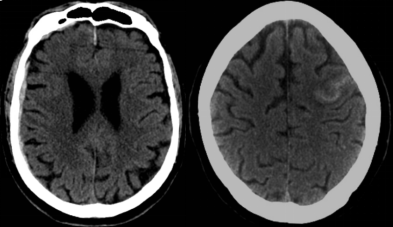
//> input picture Practica_2_P3/cerebro.jpg, 393 x 227 px
$ ./main   (built with g++ and OpenCV 4)
//> lines starting //> are read from the running program, lines starting //| are printed output that depends on the picture
#include <iostream>
#include <cmath>
#include <opencv2/core/core.hpp>
#include <opencv2/imgproc/imgproc.hpp>
#include <opencv2/highgui/highgui.hpp>
#include <opencv2/imgcodecs/imgcodecs.hpp>
#include <opencv2/video/video.hpp>
#include <opencv2/videoio/videoio.hpp>
#include <random>

using namespace std;
using namespace cv;

int main(int, char **)
{
    Mat imagenCargada, imagen2, imagen3;
    Mat erosion, dilatacion, topHat, blackHat, combinacion,estructura, concatenado;

    imagenCargada = imread("./cerebro.jpg", IMREAD_GRAYSCALE);
//> imagenCargada is the input picture: 227 rows x 393 cols, CV_8UC1; min 0, max 255, mean 65.7
    //imagenCargada = imread("./craneo.jpg", IMREAD_GRAYSCALE);
    //imagenCargada = imread("./pulmon.jpg", IMREAD_GRAYSCALE);
    estructura = getStructuringElement(MORPH_CROSS,Size(7,7));


    resize(imagenCargada,imagenCargada,Size(), 0.70,0.70);
//> imagenCargada: 159 rows x 275 cols, CV_8UC1

    //erosion
    morphologyEx(imagenCargada,erosion,MORPH_ERODE,estructura,Point(-1,1),2);
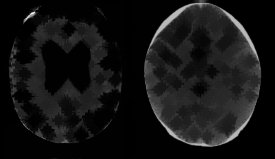
//> erosion: 159 rows x 275 cols, CV_8UC1; min 0, max 246, mean 19.4
    //dilatacion
    morphologyEx(imagenCargada,dilatacion,MORPH_DILATE,estructura,Point(-1,1),2);
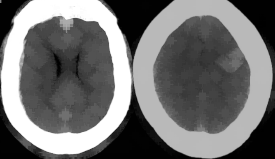
//> dilatacion: 159 rows x 275 cols, CV_8UC1; min 0, max 255, mean 113.9
    //topHat
    morphologyEx(imagenCargada,topHat,MORPH_TOPHAT,estructura,Point(-1,1),2);
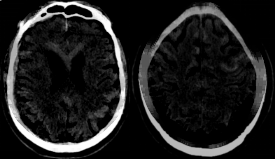
//> topHat: 159 rows x 275 cols, CV_8UC1; min 0, max 255, mean 30.8
    //black hat
    morphologyEx(imagenCargada,blackHat,MORPH_BLACKHAT,estructura,Point(-1,1),2);
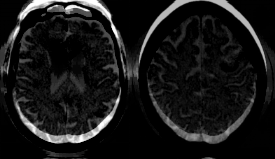
//> blackHat: 159 rows x 275 cols, CV_8UC1; min 0, max 255, mean 23.2

    Mat sumaresta= imagenCargada+ (topHat-blackHat);
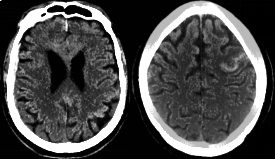
//> sumaresta: 159 rows x 275 cols, CV_8UC1; min 0, max 255, mean 77.1


    namedWindow("Imagen_Original", WINDOW_AUTOSIZE);
    namedWindow("Erosion", WINDOW_AUTOSIZE);
    namedWindow("Dilatacion", WINDOW_AUTOSIZE);
    namedWindow("Tophat", WINDOW_AUTOSIZE);
    namedWindow("Blackhat", WINDOW_AUTOSIZE);
    namedWindow("Combinacion", WINDOW_AUTOSIZE);

    imshow("Imagen_Original",imagenCargada);
    imshow("Erosion",erosion);
    imshow("Dilatacion",dilatacion);
    imshow("Tophat",topHat);
    imshow("Blackhat",blackHat);
    imshow("Combinacion",sumaresta);

    namedWindow("Galeria_Imagenes", WINDOW_AUTOSIZE);
    hconcat(imagenCargada, erosion,concatenado);
    hconcat(concatenado, dilatacion,concatenado);
//> concatenado: 159 rows x 825 cols, CV_8UC1
    hconcat(concatenado, topHat,concatenado);
//> concatenado: 159 rows x 1100 cols, CV_8UC1
    hconcat(concatenado, blackHat,concatenado);
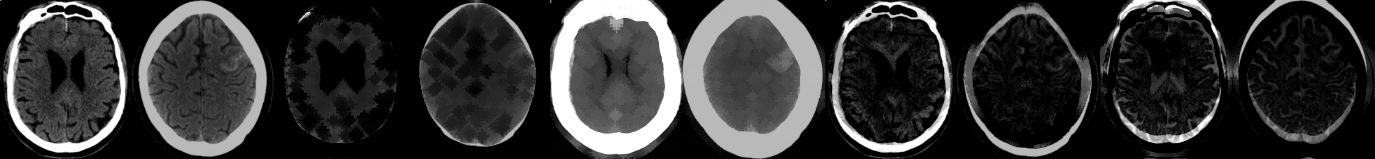
//> concatenado: 159 rows x 1375 cols, CV_8UC1; min 0, max 255, mean 50.6
    hconcat(concatenado, sumaresta,concatenado);
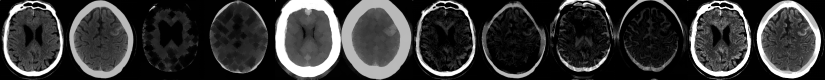
//> concatenado: 159 rows x 1650 cols, CV_8UC1 (shown at 1/2 size); min 0, max 255, mean 55
    imshow("Galeria_Imagenes",concatenado);

    waitKey(0);

    return 0;
}

$ run again, with Practica_2_P3/craneo.jpg copied over Practica_2_P3/cerebro.jpg
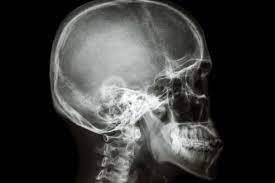
//> input picture Practica_2_P3/craneo.jpg, 275 x 183 px
//> `morphologyEx(imagenCargada,blackHat,MORPH_BLACKHAT,estructura,Point(-1..`:
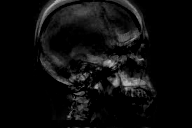
//> blackHat: 128 rows x 192 cols, CV_8UC1; min 0, max 188, mean 13.4
//> `hconcat(concatenado, sumaresta,concatenado);`:
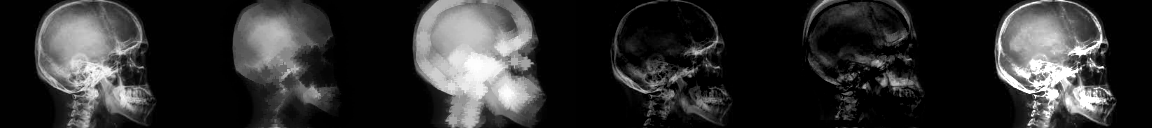
//> concatenado: 128 rows x 1152 cols, CV_8UC1; min 0, max 255, mean 46.4

$ run again, with Practica_2_P3/pulmon.jpg copied over Practica_2_P3/cerebro.jpg
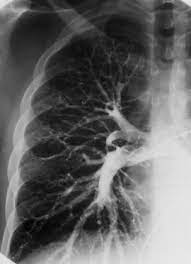
//> input picture Practica_2_P3/pulmon.jpg, 191 x 264 px
//> imagenCargada is the input picture: 264 rows x 191 cols, CV_8UC1; min 0, max 236, mean 100.2
//> imagenCargada: 185 rows x 134 cols, CV_8UC1
//> `morphologyEx(imagenCargada,blackHat,MORPH_BLACKHAT,estructura,Point(-1..`:
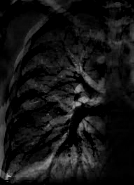
//> blackHat: 185 rows x 134 cols, CV_8UC1; min 0, max 176, mean 20.6
//> `hconcat(concatenado, sumaresta,concatenado);`:
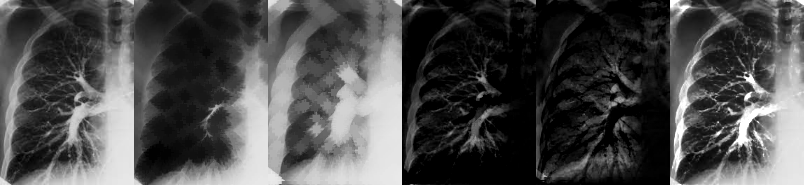
//> concatenado: 185 rows x 804 cols, CV_8UC1; min 0, max 255, mean 76.2
